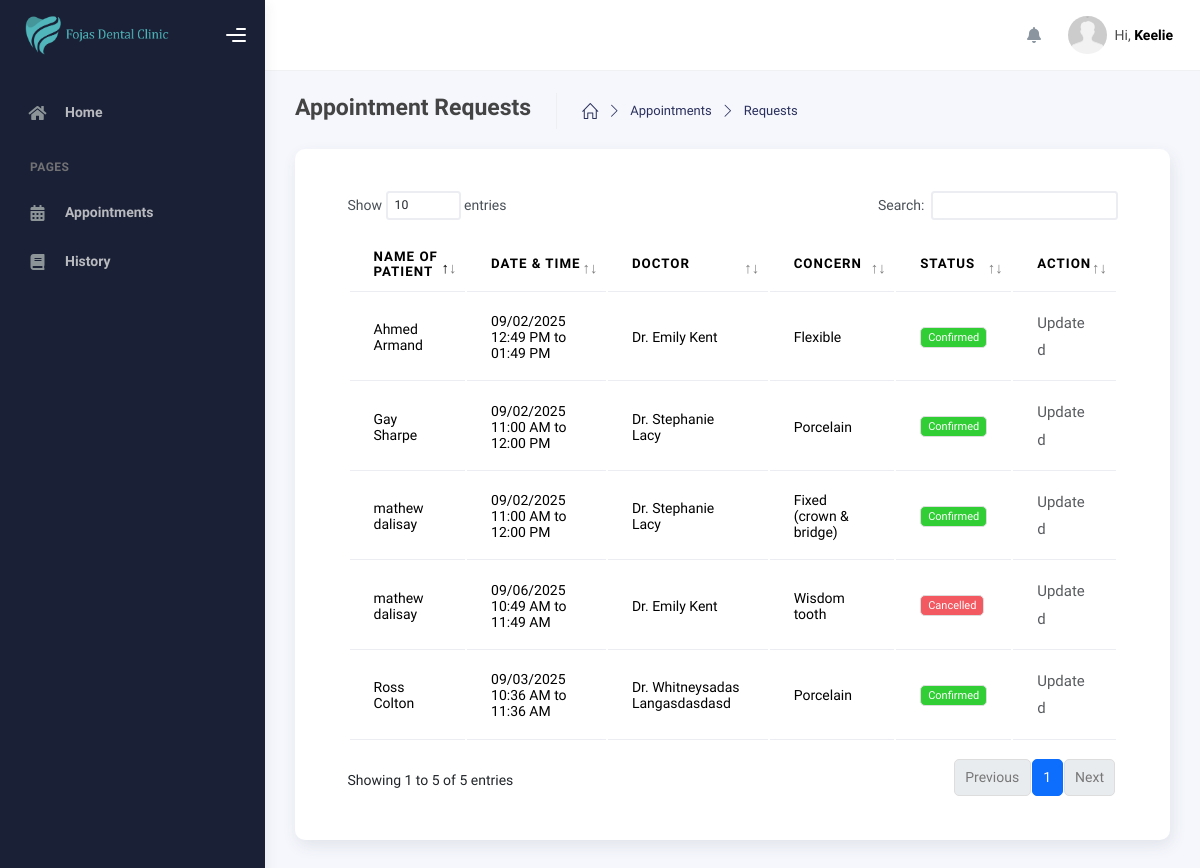
The page /modules/admin/requests.php (signed in) on the database its author committed.
### tables this page shows
CREATE TABLE `appointments` (
  `id` int(11) NOT NULL,
  `user_id` int(11) NOT NULL,
  `user_id_patient` int(11) NOT NULL,
  `appointment_id` int(110) NOT NULL,
  `concern` varchar(255) NOT NULL,
  `confirmed` int(11) NOT NULL,
  `appointment_time` varchar(100) NOT NULL,
  `appointment_date` varchar(100) NOT NULL,
  `date_created` date NOT NULL,
  `date_updated` date NOT NULL,
  `remarks` varchar(255) DEFAULT NULL,
  `walk_in` int(11) DEFAULT NULL
);

CREATE TABLE `users` (
  `id` int(11) NOT NULL,
  `user_id` int(100) NOT NULL,
  `role_id` int(11) NOT NULL,
  `first_name` varchar(250) NOT NULL,
  `middle_name` varchar(255) NOT NULL,
  `last_name` varchar(255) NOT NULL,
  `mobile_number` varchar(255) NOT NULL,
  `email` varchar(255) DEFAULT NULL,
  `password` varchar(255) NOT NULL,
  `date_of_birth` date NOT NULL,
  `date_created` date NOT NULL,
  `date_updated` date NOT NULL,
  `token` varchar(255) DEFAULT NULL,
  `address` varchar(255) DEFAULT NULL,
  `otp` varchar(100) DEFAULT NULL
);

### modules/queries/Appointments/appointments.php (called while the page is built, shortened)
<?php
function getAllRequests($conn) {
  $sql = "SELECT
    appointments.appointment_id,
    appointments.user_id AS doctor_id,
    appointments.user_id_patient AS patient_id,
    appointments.concern,
    appointments.appointment_date,
    appointments.appointment_time,
    appointments.confirmed,
    patient.first_name AS patient_first_name,
    patient.middle_name AS patient_middle_name,
    patient.last_name AS patient_last_name,
    doctor.first_name AS doctor_first_name,
    doctor.middle_name AS doctor_middle_name,
    doctor.last_name AS doctor_last_name,
    schedule.start_time,
    schedule.end_time
  FROM appointments
  LEFT JOIN users AS patient
  ON appointments.user_id_patient = patient.user_id
  LEFT JOIN users AS doctor
  ON appointments.user_id = doctor.user_id
  LEFT JOIN schedule
  ON appointments.user_id = schedule.user_id";
  $stmt = mysqli_prepare($conn, $sql);
  mysqli_stmt_execute($stmt);
  return mysqli_stmt_get_result($stmt);
}

### modules/admin/requests.php (the view, shortened to what this page needs)
<?php
include_once($_SERVER['DOCUMENT_ROOT'] . '/dental_appointment/includes/header.php');
include_once($_SERVER['DOCUMENT_ROOT'] . '/dental_appointment/modules/queries/Appointments/appointments.php');
?>
    <div class="wrapper">
      <?php include '../../includes/sidebar.php'; ?>
      <div class="main-panel">
        <?php include '../../includes/topbar.php'; ?>
        <div class="container">
          <div class="page-inner">
            <div class="page-header">
                <span class="d-flex justify-content-between align-items-center w-100">
                    <span class="d-flex">
                        <h4 class="page-title">Appointment Requests</h4>
                        <ul class="breadcrumbs d-flex justify-items-center align-items-center">
                            <li class="nav-home">
                            <a href="dashboard.php">
                                <i class="icon-home"></i>
                            </a>
                            </li>
                            <li class="separator">
                                <i class="icon-arrow-right"></i>
                            </li>
                            <li class="nav-item">
                                <a href="appointments.php">Appointments</a>
                            </li>
                            <li class="separator">
                                <i class="icon-arrow-right"></i>
                            </li>
                            <li class="nav-item">
                                <a href="#">Requests</a>
                            </li>
                        </ul>
                    </span>
                </span>
            </div>
            <div class="page-category">
              <div class="card p-5">
                <div class="table-responsive">
                  <table class="display table table-border table-hover" id="dataTable">
                    <thead>
                        <tr>
                            <th>Name of Patient</th>
                            <th>Date & Time</th>
                            <th>Doctor</th>
                            <th>Concern</th>
                            <th>Status</th>
                            <th>Action</th>
                        </tr>
                    </thead>
                    <tbody>
                        <?php
                          $run_appointments = getAllRequests($conn);
                          if(mysqli_num_rows($run_appointments) > 0){
                            foreach($run_appointments as $row_appointment){
                            ?>
                            <tr>
                              <td><?php echo $row_appointment['patient_first_name'] . " " . $row_appointment['patient_last_name']?></td>
                              <td><?php echo $row_appointment['appointment_date']. " ". $row_appointment['appointment_time']?></td>
                              <td>Dr. <?php echo $row_appointment['doctor_first_name'] . " " . $row_appointment['doctor_last_name']?></td>
                              <td><?php echo $row_appointment['concern']?></td>
                              <td>
                                  <?php
                                      $handler = match($row_appointment['confirmed']){
                                          1 => '<span class="badge bg-success">Confirmed</span>',
                                          2 => '<span class="badge bg-danger">Cancelled</span>',
                                          default => '<span class="badge bg-warning">Pending</span>'
                                      };
                                      echo $handler;
                                  ?>
                              </td>
                              <td>
                                <div class="d-flex justify-content-center align-items-center">
                                  <?php
                                      if(!$row_appointment['confirmed']){
                                          ?>
                                          <form action="" method="POST">
                                              <input type="submit" value="Update Status" class="btn btn-sm btn-primary">
                                              <input type="hidden" name="update_status" value="1">
                                              <input type="hidden" name="appointment_id" value="<?php echo $row_appointment['appointment_id']?>">
                                          </form>
                                          <?php
                                      }else{
                                          ?>
                                              <p class="text-muted p-0 m-0">Updated</p>
                                          <?php
                                      }
                                  ?>
                                </div>
                              </td>
                            </tr>
                            <?php
                        }
                    }else{
                        echo "No Data";
                    }
                    ?>
                  </tbody>
                </table>
              </div>
            </div>
        </div>
    </div>
</div>
</div>
<?php
include_once($_SERVER['DOCUMENT_ROOT'] . '/dental_appointment/includes/scripts.php');
?>

### rows shown on the page
appointments: users.first_name "Gay", users.last_name "Sharpe", appointment_date "09/02/2025", appointment_time "11:00 AM to 12:00 PM", users.first_name "Stephanie", users.last_name "Lacy", concern "Porcelain", confirmed "Confirmed", shows "Updated"
appointments: users.first_name "mathew", users.last_name "dalisay", appointment_date "09/02/2025", appointment_time "11:00 AM to 12:00 PM", users.first_name "Stephanie", users.last_name "Lacy", concern "Fixed (crown & bridge)", confirmed "Confirmed", shows "Updated"
appointments: users.first_name "mathew", users.last_name "dalisay", appointment_date "09/06/2025", appointment_time "10:49 AM to 11:49 AM", users.first_name "Emily", users.last_name "Kent", concern "Wisdom tooth", confirmed "Cancelled", shows "Updated"
appointments: users.first_name "Ahmed", users.last_name "Armand", appointment_date "09/02/2025", appointment_time "12:49 PM to 01:49 PM", users.first_name "Emily", users.last_name "Kent", concern "Flexible", confirmed "Confirmed", shows "Updated"
appointments: users.first_name "Ross", users.last_name "Colton", appointment_date "09/03/2025", appointment_time "10:36 AM to 11:36 AM", users.first_name "Whitneysadas", users.last_name "Langasdasdasd", concern "Porcelain", confirmed "Confirmed", shows "Updated"

### other values the page prints
$first_name "Keelie"
